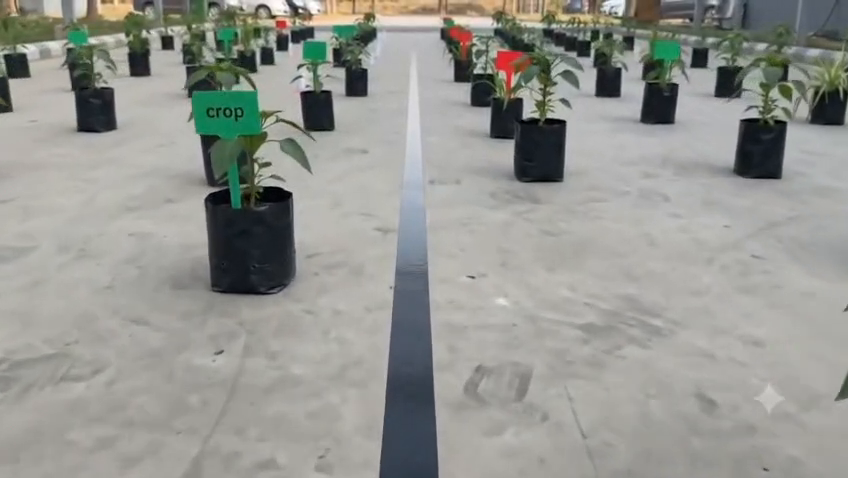
#> input picture frame 24 of robofest_arena.mp4, 848 x 478 px
$ python line_follower.py
#> lines starting #> are read from the running program, lines starting #| are printed output that depends on the picture; after the words box and inside, x2 and y2 are one past the last pixel; in counts of white or black regions, pixels touching at a corner belong together
#> in main, frame is the input picture: shape (478, 848, 3); mean B, G, R 144.6, 150, 148.8


import argparse

import cv2
import numpy as np


ROI_TOP_RATIO = 0.55
ROI_BOTTOM_RATIO = 1.00

MIN_CONTOUR_AREA = 300

# Error smoothing
ERROR_ALPHA = 0.30

# Fork detection
FORK_WIDTH_RATIO = 0.45
MIN_FORK_AREA = 1000


# -----------------------------
# State variables
# -----------------------------

previous_smooth_error = 0.0

def hsv_way(frame):

    global previous_smooth_error

    height, width = frame.shape[:2]
#> height = 478; width = 848

    # -------------------------------------------------
    # 1. Select Region Of Interest (ROI)
    # -------------------------------------------------

    top = int(height * ROI_TOP_RATIO)
#> top = 262
    bottom = int(height * ROI_BOTTOM_RATIO)
#> bottom = 478

    roi = frame[top:bottom, int(width*0.3):int(width*0.7)]
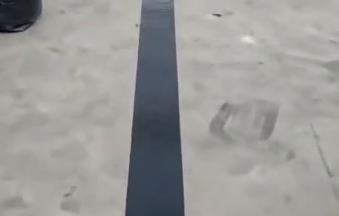
#> roi: shape (216, 339, 3); mean B, G, R 151.8, 154.3, 154.7

    # All measurements below are relative to the cropped ROI,
    # not the full frame.
    roi_width = roi.shape[1]
#> roi_width = 339

    # -------------------------------------------------
    # 2. Convert to grayscale
    # -------------------------------------------------

    # Black line detection in HSV (low brightness = dark line)
    hsv = cv2.cvtColor(roi, cv2.COLOR_BGR2HSV)
#> hsv: shape (216, 339, 3); mean H, S, V 38, 18.2, 157.7

    lower_black = np.array([0, 0, 0])
    upper_black = np.array([180, 255, 80])

    mask = cv2.inRange(
        hsv,
        lower_black,
        upper_black
    )
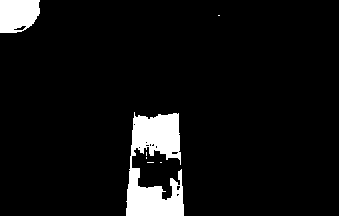
#> mask: shape (216, 339); 6.6% white; 7 white regions (5 under 20 px), largest, box (x1, y1, x2, y2) and area: (126, 112, 184, 216) 3679, (0, 0, 40, 33) 1132
    # -------------------------------------------------
    # 5. Morphological filtering
    # -------------------------------------------------

    kernel = np.ones((5, 5), np.uint8)

    # Remove small noise
    mask = cv2.morphologyEx(
        mask,
        cv2.MORPH_OPEN,
        kernel
    )
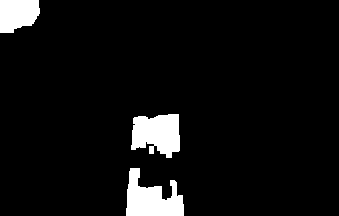
#> mask: shape (216, 339); 6.1% white; 3 white regions, box (x1, y1, x2, y2) and area: (126, 168, 184, 216) 1721, (131, 114, 180, 158) 1657, (0, 0, 40, 33) 1095

    # Fill small gaps
    mask = cv2.morphologyEx(
        mask,
        cv2.MORPH_CLOSE,
        kernel
    )
#> mask: shape (216, 339); 6.2% white; 3 white regions

    # -------------------------------------------------
    # 6. Find contours
    # -------------------------------------------------

    contours, _ = cv2.findContours(
        mask,
        cv2.RETR_EXTERNAL,
        cv2.CHAIN_APPROX_SIMPLE
    )
#> contours = 3 contours; box (x1, y1, x2, y2) and area: (131, 114, 180, 158) 1611, (126, 168, 184, 216) 1606, (0, 0, 40, 33) 1028

    # -------------------------------------------------
    # 7. Remove very small contours
    # -------------------------------------------------

    valid_contours = [
        contour
        for contour in contours
        if cv2.contourArea(contour) > MIN_CONTOUR_AREA
    ]
#> valid_contours has the same summary as contours

    debug_view = roi.copy()

    # -------------------------------------------------
    # 8. No line found
    # -------------------------------------------------

    if not valid_contours:

        cv2.putText(
            debug_view,
            "LINE LOST",
            (20, 35),
            cv2.FONT_HERSHEY_SIMPLEX,
            1,
            (0, 0, 255),
            2
        )

        return None, None, debug_view, False, False

    # -------------------------------------------------
    # 9. Find largest contour
    # -------------------------------------------------

    line_contour = max(
        valid_contours,
        key=cv2.contourArea
    )
#> line_contour = contour of 44 points, box (x1, y1, x2, y2) (131, 114, 180, 158), area 1611

    contour_area = cv2.contourArea(line_contour)
#> contour_area = 1611

    # -------------------------------------------------
    # 10. Calculate bounding box
    # -------------------------------------------------

    x, y, w, h = cv2.boundingRect(line_contour)
#> x = 131; y = 114; w = 49; h = 44

    # -------------------------------------------------
    # 11. Detect possible fork
    #
    # If the detected region becomes unusually wide,
    # it may represent a fork or intersection.
    # -------------------------------------------------

    fork_detected = False

    if (
        w > roi_width * FORK_WIDTH_RATIO
        and contour_area > MIN_FORK_AREA
    ):
        fork_detected = True

    # -------------------------------------------------
    # 12. Calculate contour center
    # -------------------------------------------------

    M = cv2.moments(line_contour)
#> M = moments, m00 1611, centre m10/m00, m01/m00 = (156.6, 133.5)

    if M["m00"] == 0:

        return None, None, debug_view, False, fork_detected

    cx = int(M["m10"] / M["m00"])
#> cx = 156
    cy = int(M["m01"] / M["m00"])
#> cy = 133

    # -------------------------------------------------
    # 13. Calculate RAW error
    # -------------------------------------------------

    camera_center = roi_width // 2
#> camera_center = 169

    raw_error = cx - camera_center
#> raw_error = -13

    # -------------------------------------------------
    # 14. Smooth the error
    #
    # EMA:
    #
    # smooth =
    #     alpha * current
    #     +
    #     (1-alpha) * previous
    # -------------------------------------------------

    smooth_error = (
        ERROR_ALPHA * raw_error
        +
        (1 - ERROR_ALPHA) * previous_smooth_error
    )
#> smooth_error = -3.9

    previous_smooth_error = smooth_error
#> previous_smooth_error = -3.9

    # -------------------------------------------------
    # 16. Draw contour
    # -------------------------------------------------

    cv2.drawContours(
        debug_view,
        [line_contour],
        -1,
        (0, 255, 0),
        3
    )

    # -------------------------------------------------
    # 17. Draw center point
    # -------------------------------------------------

    cv2.circle(
        debug_view,
        (cx, cy),
        8,
        (0, 0, 255),
        -1
    )

    # -------------------------------------------------
    # 18. Draw camera center
    # -------------------------------------------------

    cv2.line(
        debug_view,
        (camera_center, 0),
        (camera_center, debug_view.shape[0]),
        (255, 0, 0),
        2
    )

    # -------------------------------------------------
    # 19. Draw bounding box
    # -------------------------------------------------

    cv2.rectangle(
        debug_view,
        (x, y),
        (x + w, y + h),
        (255, 255, 0),
        2
    )

    # -------------------------------------------------
    # 20. Display raw and smooth error
    # -------------------------------------------------

    cv2.putText(
        debug_view,
        f"Raw Error: {raw_error:.1f}",
        (20, 35),
        cv2.FONT_HERSHEY_SIMPLEX,
        0.7,
        (0, 255, 0),
        2
    )

    cv2.putText(
        debug_view,
        f"Smooth Error: {smooth_error:.1f}",
        (20, 65),
        cv2.FONT_HERSHEY_SIMPLEX,
        0.7,
        (0, 255, 255),
        2
    )
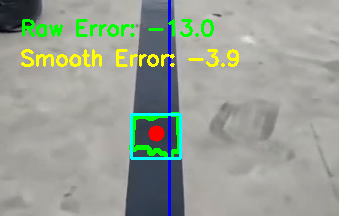
#> debug_view: shape (216, 339, 3); mean B, G, R 148.4, 159.3, 152.9

    # -------------------------------------------------
    # 21. Fork warning
    # -------------------------------------------------

    if fork_detected:

        cv2.putText(
            debug_view,
            "POSSIBLE FORK",
            (20, 100),
            cv2.FONT_HERSHEY_SIMPLEX,
            0.8,
            (0, 0, 255),
            2
        )

    return (
        raw_error,
        smooth_error,
        debug_view,
        True,
        fork_detected
    )


def parse_args():

    parser = argparse.ArgumentParser(
        description="Robofest line follower: detects a black line and "
                    "reports steering error."
    )
    parser.add_argument("--source", default="robofest_arena.mp4",
                        help="Video file path or camera index (default: robofest_arena.mp4)")
    parser.add_argument("--delay", type=int, default=40,
                        help="Milliseconds between frames (default: 40)")
    return parser.parse_args()


def main():

    args = parse_args()
    source = int(args.source) if args.source.isdigit() else args.source

    cap = cv2.VideoCapture(source)

    if not cap.isOpened():
        print(f"ERROR: Could not open source: {args.source}")
        return

    print("Robofest Line Follower Started")
    print("Columns: raw_error, smooth_error, line_found, fork_detected")
    print("Press Q to quit.")

    while True:

        ret, frame = cap.read()

        if not ret:
            print("End of video / frame capture failed.")
            break

        raw_error, smooth_error, debug_view, found, fork = hsv_way(frame)
#> raw_error = -13; smooth_error = -3.9; found = True; fork = False

        print(raw_error, smooth_error, found, fork)
#| -13 -3.9 True False

        cv2.imshow("Line Follower", debug_view)

        if cv2.waitKey(args.delay) & 0xFF == ord("q"):
#> (key q is pressed here)
            break

    cap.release()
    cv2.destroyAllWindows()
    print("Line follower stopped.")


if __name__ == "__main__":
    main()

$ run again, starting later in the video
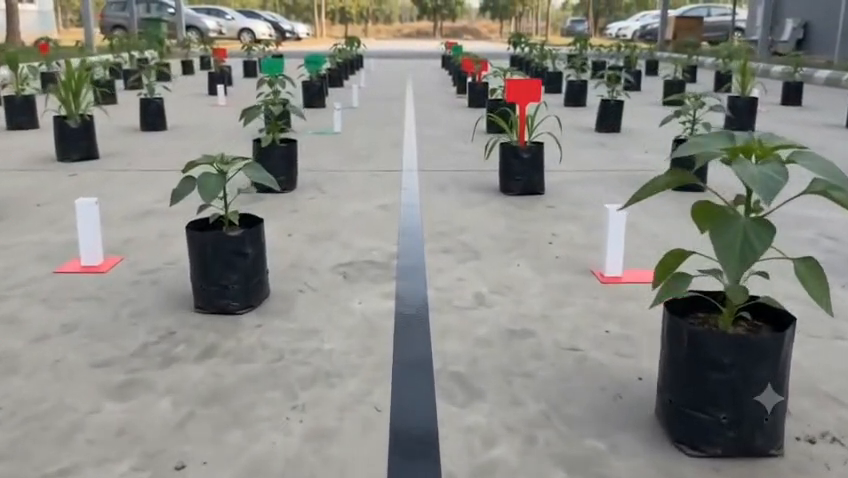
#> input picture frame 108 of robofest_arena.mp4, 848 x 478 px
#> in main, frame is the input picture: shape (478, 848, 3); mean B, G, R 131.9, 137.4, 137.3
#> hsv: shape (216, 339, 3); mean H, S, V 38.5, 15, 156.6
#> in hsv_way, `mask = cv2.inRange( hsv, lower_black, upper_black )`:
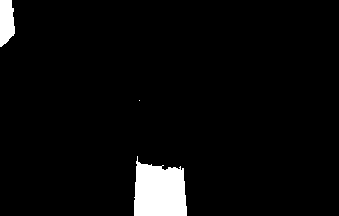
#> mask: shape (216, 339); 4.2% white; 3 white regions (1 under 20 px), largest, box (x1, y1, x2, y2) and area: (134, 156, 187, 216) 2515, (0, 0, 15, 47) 572
#> contours = 2 contours; box (x1, y1, x2, y2) and area: (134, 164, 187, 216) 2384, (0, 0, 15, 46) 512
#> valid_contours has the same summary as contours
#> line_contour = contour of 29 points, box (x1, y1, x2, y2) (134, 164, 187, 216), area 2384
#> contour_area = 2384
#> x = 134; y = 164; w = 53; h = 52
#> M = moments, m00 2384, centre m10/m00, m01/m00 = (159.2, 191.3)
#> cx = 159
#> cy = 191
#> in hsv_way, `raw_error = cx - camera_center`: raw_error = -10
#> in hsv_way, `smooth_error = ( ERROR_ALPHA * raw_error + (1 - ERROR_ALPHA) * previou..`: smooth_error = -3
#> in hsv_way, `cv2.putText( debug_view, f"Smooth Error: {smooth_error:.1f}", (20, 65)..`:
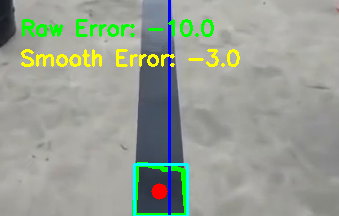
#> debug_view: shape (216, 339, 3); mean B, G, R 148, 158.6, 151.6
#> in main, `raw_error, smooth_error, debug_view, found, fork = hsv_way(frame)`: raw_error = -10; smooth_error = -3; found = True; fork = False
#| -10 -3.0 True False
